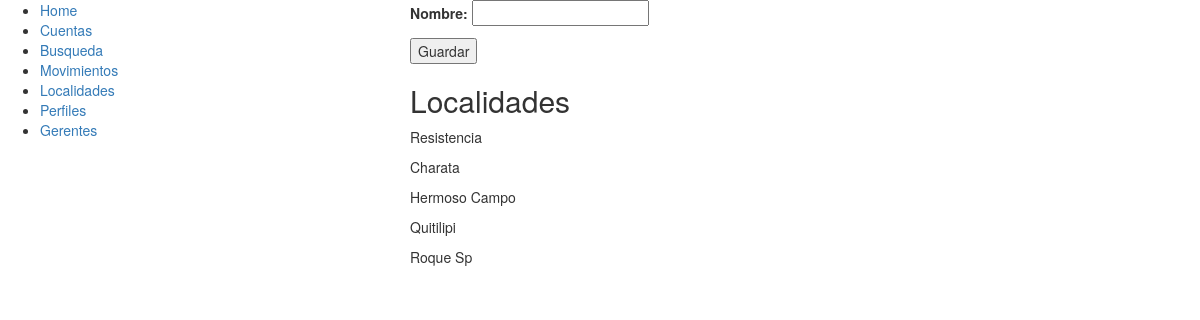
/localidades/ (signed in), run on an earlier commit of the app's database.
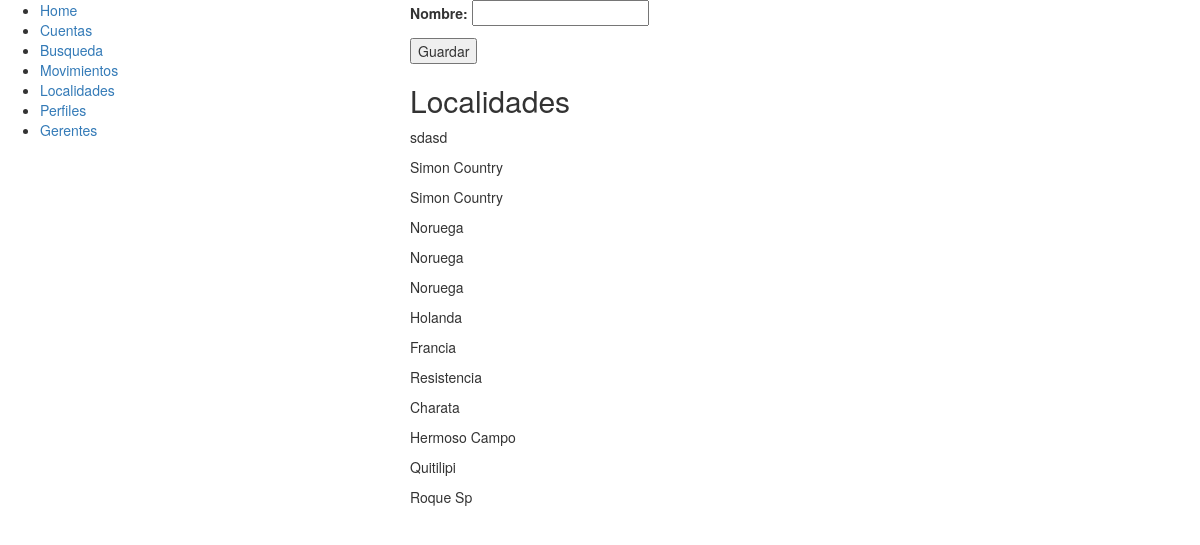
And on a later commit of the database.
### cuentas/models.py (models this page shows, shortened)
class Localidad(models.Model):
	nombre = models.CharField(max_length=200)
	@staticmethod
	def ultimos():
		return Localidad.objects.order_by('-id')[:15]

### cuentas/views.py (the view)
# urls.py: url(r'^localidades/$', views.localidades),
@login_required
def localidades(request):
	form = LocalidadForm(request.POST)
	if form.is_valid():
		localidad = form.save(commit=False)
		localidad.save()
		return render(request, 'localidades.html', {'localidades': Localidad.ultimos()})
	else:
		form = LocalidadForm()
		return render(request, 'get_localidades.html', {'form': form, 'localidades': Localidad.ultimos()})

### cuentas/forms.py
class LocalidadForm(forms.ModelForm):
	 class Meta:
	 	model = Localidad
	 	fields = ('nombre',)

### cuentas/templates/get_localidades.html (shortened to what this page needs)
{% extends "base.html" %}
{% block content %}
<form action="/localidades/" method="POST">
	{{ form.as_p }}
	<input type="submit" value="Guardar">
</form>
<h2>Localidades</h2>
{% for localidad in localidades %}
	<p>{{ localidad.nombre }}</p>
{% endfor %}
{% endblock %}

What changed in the data, as far as the page shows it:
added Localidad: nombre "sdasd"
added Localidad: nombre "Simon Country"
added Localidad: nombre "Simon Country"
added Localidad: nombre "Noruega"
added Localidad: nombre "Noruega"
added Localidad: nombre "Noruega"
added Localidad: nombre "Holanda"
added Localidad: nombre "Francia"
